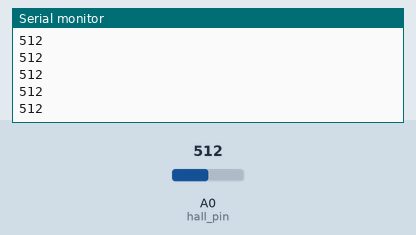
This sketch was run on a simulated Arduino Uno, built with avr-gcc and run on an emulated ATmega328P. On the bench: the last lines printed to the serial monitor. The test bench sets the inputs (shaded band); at power-on: A0 (hall_pin) = 512.

Above: at 1.2 s.
1.3 s: A0 (hall_pin) set to 716
At 1.9 s:
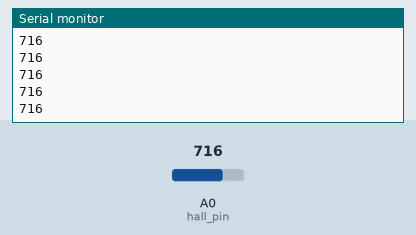
2.8 s: A0 (hall_pin) set to 900
At 3.7 s:
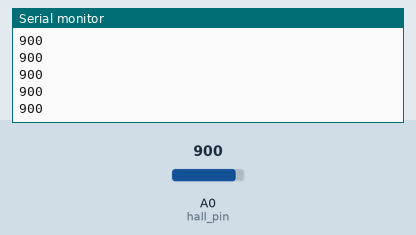
Timing chart, 0 to 5.8 s (numbered marks = the images above; inputs shaded):
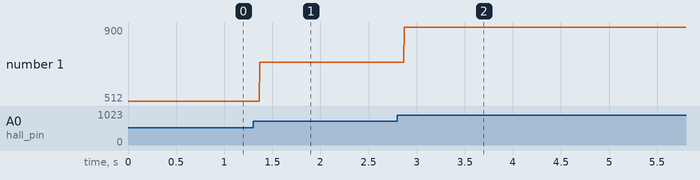

The sketch:

simple_hall.ino
```cpp
const int hall_pin = A0;
int hall_value = 0;


void setup() {
  // put your setup code here, to run once:
  pinMode(hall_pin, INPUT);
  Serial.begin(9600);

}

void loop() {
  // put your main code here, to run repeatedly:
    hall_value = analogRead(hall_pin);
    Serial.print(hall_value);
    Serial.print("\n");
}
```

Measured:
- after the input at 1.3 s, the serial monitor: prints a new line after 0.07 s (image 1)
- after the input at 2.8 s, the serial monitor: prints a new line after 0.07 s (image 2)
- plotted number 1: 512 → 716 after the input at 1.3 s, 716 → 900 after the input at 2.8 s
